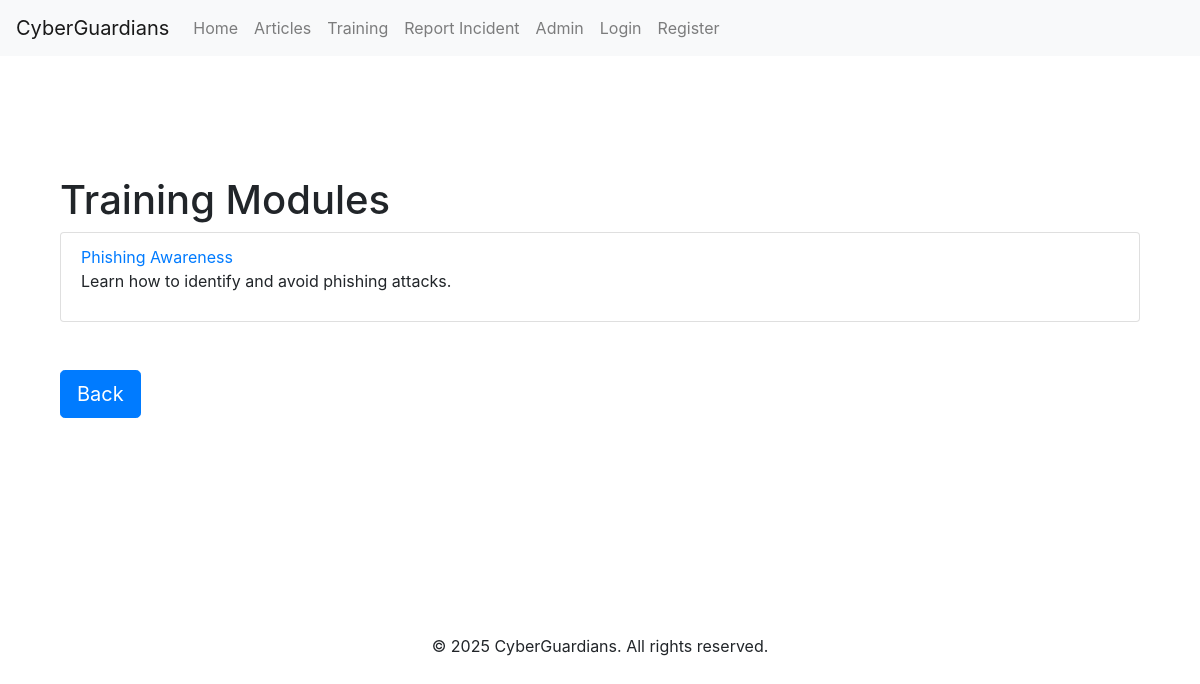
The page /training/ on the database its author committed.
### main/models.py (models this page shows, shortened)
class trainingModule(models.Model):
    title = models.CharField(max_length=200, help_text="Enter the title of the training module.")
    description = models.TextField(help_text="Provide a brief description of the module.")
    created_at = models.DateTimeField(auto_now_add=True)
    updated_at = models.DateTimeField(auto_now=True)
    content = models.TextField(help_text="Main content of the training module.")
    duration_minutes = models.PositiveIntegerField(help_text="Estimated duration in minutes.")
    is_active = models.BooleanField(default=True, help_text="Is this module currently active?")
    video_url = models.URLField(blank=True, null=True, help_text="Link to a video related to the module.")
    image = models.ImageField(upload_to='uploads/training_images/', blank=True, null=True, help_text="Upload an image for the module.")
    quiz = models.ForeignKey('Quiz', on_delete=models.SET_NULL, null=True, blank=True, help_text="Associated quiz for this module.")

### main/views.py (the view)
# urls.py: path('training/', views.training_list, name='training_list'),
def training_list(request):
    modules = trainingModule.objects.filter(is_active=True).prefetch_related('quizzes')  # Only show active modules
    return render(request, 'training_list.html', {'modules': modules, 'quiz': quiz})

### main/templates/training_list.html (shortened to what this page needs)
{% extends 'base.html' %}
{% block content %}
<br><Br>
  <div class="container mt-5">
        <h1>Training Modules</h1>
        <ul class="list-group">
            {% for module in modules %}
                <li class="list-group-item">
                    <a href="{% url 'training' module.id %}">{{ module.title }}</a>
                    <p>{{ module.description|truncatewords:20 }}</p>
                </li>
            {% empty %}
                <li class="list-group-item">No training modules available.</li>
            {% endfor %}
        </ul>
        <br><br>
         <a href="{% url 'home' %}" class="btn btn-primary btn-lg">Back</a>
    </div>
<br><Br><br><br>
<br><Br><br><br>
{% endblock %}

### rows shown on the page
trainingModule: title "Phishing Awareness", description "Learn how to identify and avoid phishing attacks."
